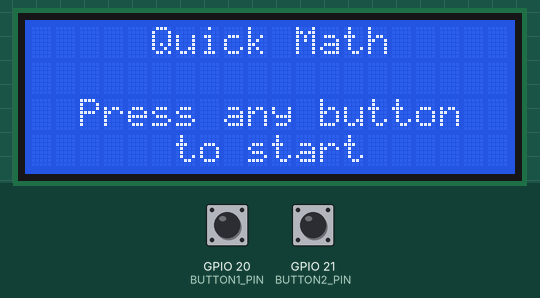
A program run on a simulated Raspberry Pi (BCM pin numbers). On the bench: 20×4 character LCD. Inputs (shaded band) come from the test bench; at power-on: GPIO 20 (BUTTON1_PIN) HIGH, GPIO 21 (BUTTON2_PIN) HIGH. Library files of the repository ran but are not shown: I2C_LCD_driver.py.

Above: at 1.4 s.
1.5 s: GPIO 20 (BUTTON1_PIN) pulled LOW for 1 s
At 2.9 s:
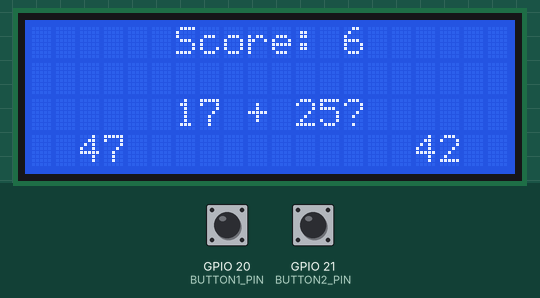
4.0 s: GPIO 21 (BUTTON2_PIN) pulled LOW for 1 s
At 5.2 s:
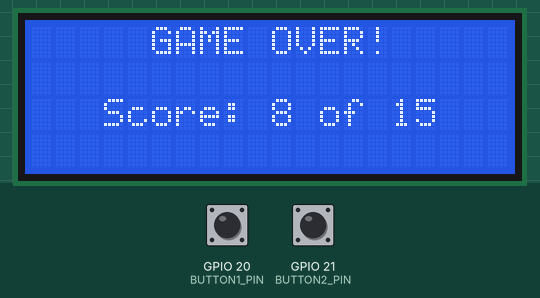
8.0 s: GPIO 20 (BUTTON1_PIN) pulled LOW for 3.2 s
At 9.7 s:
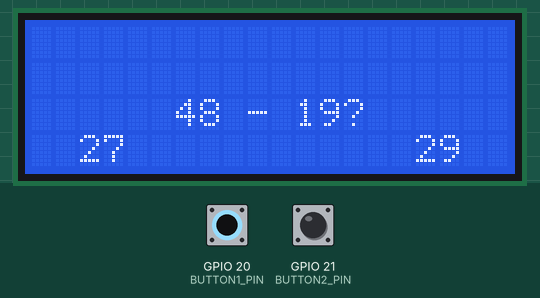
12.7 s: GPIO 21 (BUTTON2_PIN) pulled LOW for 3.2 s
At 17.0 s:
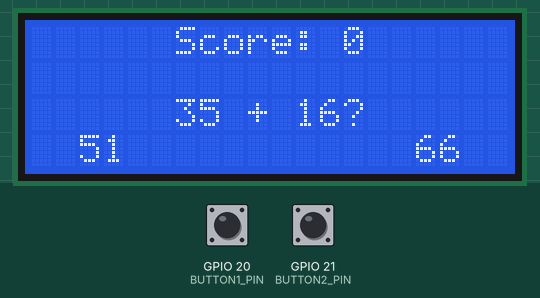
17.4 s: GPIO 20 (BUTTON1_PIN) pulled LOW for 0.15 s
At 18.3 s:
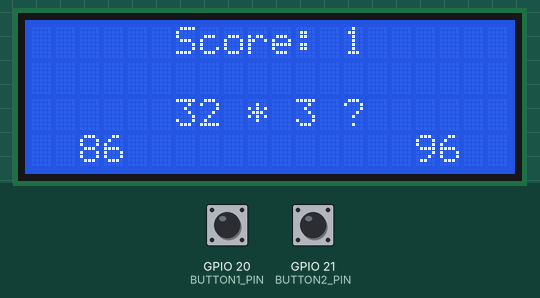
19.0 s: GPIO 21 (BUTTON2_PIN) pulled LOW for 1 s
At 19.45 s:
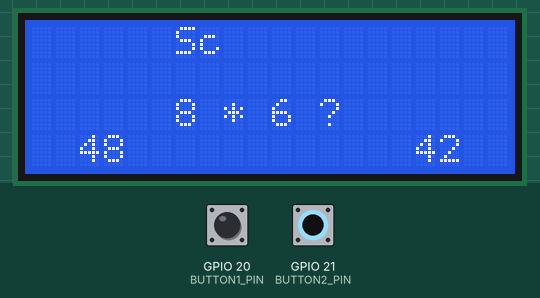
Timing chart, 0 to 22.0 s (numbered marks = the images above; inputs shaded):
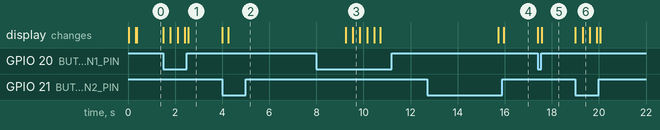

Measured:
- after the input at 1.5 s, the display: first changes at once (image 1 shows a later state)
- after the input at 4.0 s, the display: first changes at once (image 2 shows a later state)
- after the input at 17.4 s, the display: first changes at once (image 5 shows a later state)
- after the input at 19.0 s, the display: first changes at once (image 6 shows a later state)

The program:

liquidCrystalDisplay.py
```python
import I2C_LCD_driver
from time import sleep
import RPi.GPIO as GPIO

# Constants for LCD display positions
LCD_LINE1 = 1
LCD_LINE2 = 2
LCD_LINE3 = 3
LCD_LINE4 = 4

# Constants for button pins
BUTTON1_PIN = 20
BUTTON2_PIN = 21

def initialize_components():
    """Initialize LCD and GPIO components."""
    mylcd = I2C_LCD_driver.lcd()
    GPIO.setmode(GPIO.BCM)
    GPIO.setup(BUTTON1_PIN, GPIO.IN, pull_up_down=GPIO.PUD_UP)
    GPIO.setup(BUTTON2_PIN, GPIO.IN, pull_up_down=GPIO.PUD_UP)
    return mylcd

def read_questions(file_path):
    """Read questions from a file and return as a list."""
    try:
        with open(file_path, 'r') as file:
            questions = file.readlines()
        return questions
    except FileNotFoundError:
        print(f"Error: File not found - {file_path}")
        return []

def display_question(mylcd, question, option1, option2, score):
    """Display the question, options, and score on the LCD."""
    mylcd.lcd_clear()
    mylcd.lcd_display_string(question, LCD_LINE3, 6)
    mylcd.lcd_display_string(option1, LCD_LINE4, 2)
    mylcd.lcd_display_string(option2, LCD_LINE4, 16)
    mylcd.lcd_display_string(f"Score: {max(score, 0)}", LCD_LINE1, 6)

def main():
    """Main function to run the trivia quiz game."""
    mylcd = initialize_components()
    questions = read_questions("quizfile.txt")
    total_questions = len(questions)

    if not questions:
        return

    while True:
        mylcd.lcd_clear()
        mylcd.lcd_display_string("   Quick Math   ", LCD_LINE1, 2)
        mylcd.lcd_display_string("Press any button", LCD_LINE3, 2)
        mylcd.lcd_display_string("    to start    ", LCD_LINE4, 2)

        while GPIO.input(BUTTON1_PIN) and GPIO.input(BUTTON2_PIN):
            pass

        score = 0
        question_number = 0

        for question in questions:
            question_number += 1
            question, option1, option2, answer = question.strip().split(";")
            display_question(mylcd, question, option1, option2, score)

            while GPIO.input(BUTTON1_PIN) and GPIO.input(BUTTON2_PIN):
                pass

            if GPIO.input(BUTTON1_PIN) == GPIO.LOW and answer == "op1":
                score = max(0, score + 1)
            elif GPIO.input(BUTTON2_PIN) == GPIO.LOW and answer == "op2":
                score = max(0, score + 1)

        mylcd.lcd_clear()
        mylcd.lcd_display_string("GAME OVER!", LCD_LINE1, 5)
        mylcd.lcd_display_string(f"Score: {max(score, 0)} of {total_questions}", LCD_LINE3, 3)
        sleep(5)

if __name__ == "__main__":
    main()
```
